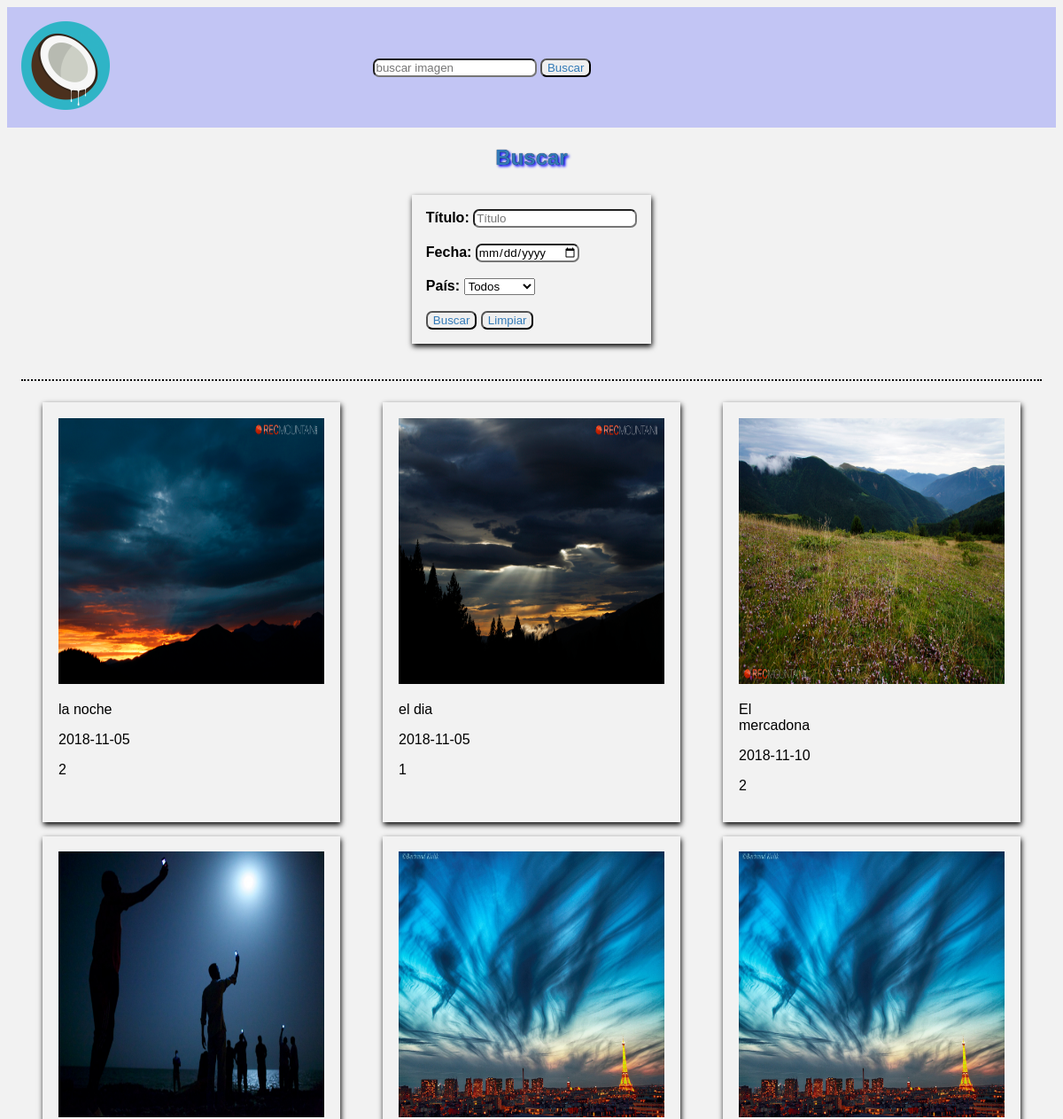
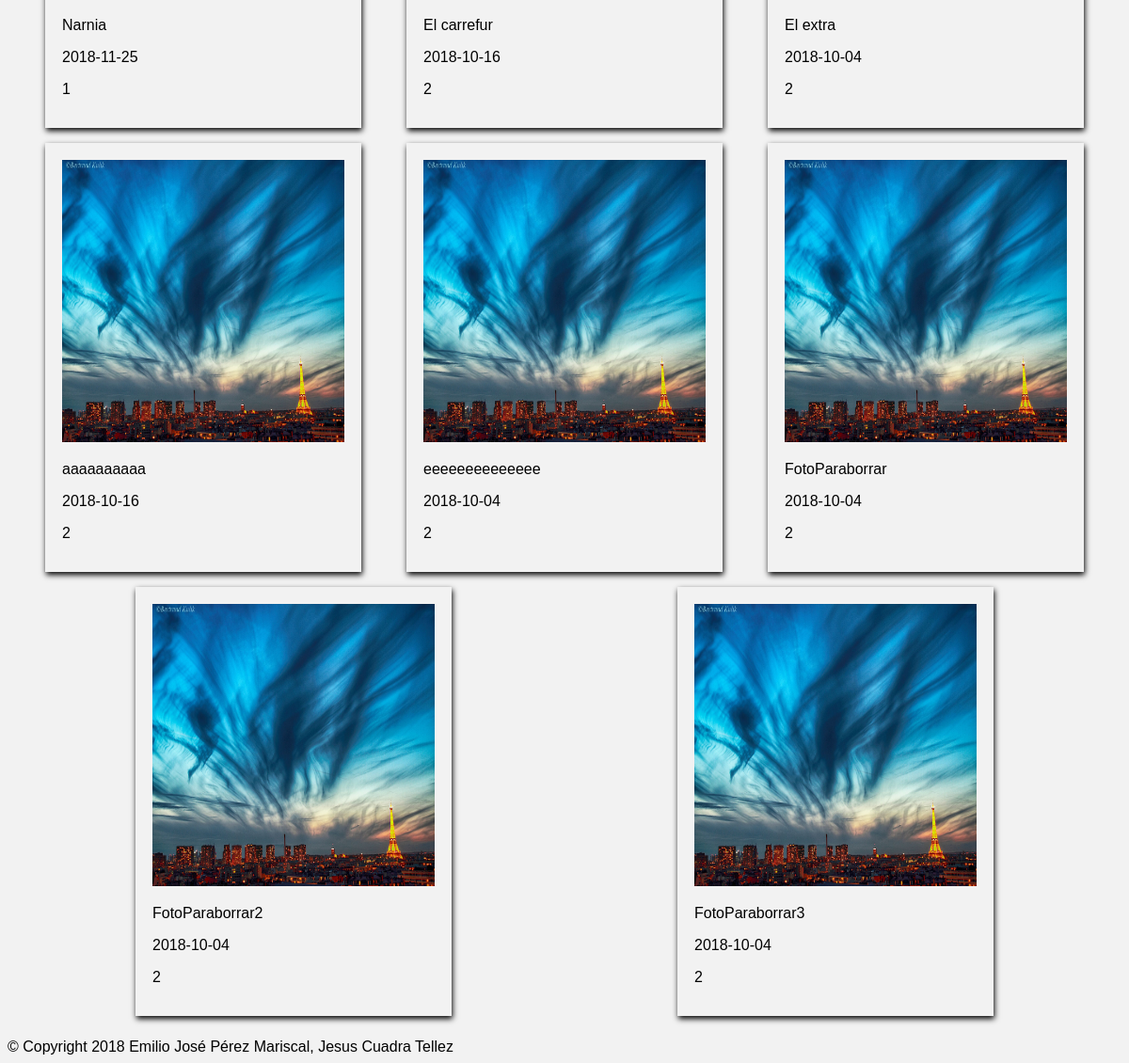
The page /buscar.php on the database its author committed (2 pictures, top to bottom).
### tables this page shows
CREATE TABLE `FOTOS` (
  `IdFoto` int(11) NOT NULL,
  `Titulo` varchar(100) NOT NULL,
  `Descripcion` varchar(100) NOT NULL,
  `Fecha` date NOT NULL,
  `Pais` int(11) NOT NULL,
  `Album` int(11) NOT NULL,
  `Fichero` varchar(100) NOT NULL,
  `Alternativo` varchar(100) NOT NULL,
  `FRegistro` datetime NOT NULL
);

### Web/buscar.php (the view, shortened to what this page needs)
	<?php
include 'head.php';
	?>
</head>
<body>
		<?php
include 'header.php';
	?>
	<h2>Buscar</h2>
<section class="form">
	<article >
		<form method="get">
			<label for="titu">Título: </label><input autofocus id="titu" type="text" name="titulo" placeholder="Título"><br><br>
			<label for="fecha">Fecha: </label><input id="fecha" type="date" name="fecha"><br><br>
			<label for="pais">País: </label>
			<select name="pais">
			<option name="pais" selected value="0">Todos</option>
		</select><br><br>
			<input type="submit" value="Buscar">
			<input type="reset" value="Limpiar">
		</form >
	</article>
</section>
<section>
	 <?php
	 $titu = "";
	 $fech = "";
	 $pai="";
  			include 'connect.php';
 			$sentencia = "SELECT *  From FOTOS WHERE Titulo like '%$titu%' $pai $fech";
  			$fotos = $mysqli->query($sentencia);
 				while($row = $fotos->fetch_assoc()){
 					echo <<< hereDOC
 					<article>
	<figure>
		<a href="foto.php?nombre={$row['IdFoto']}"><img src="fotos/{$row['Fichero']}" alt="{$row['Alternativo']}" height="300px" width="300px">	</a>
		<footer>
			<p> {$row['Titulo']}</p>
			<p> {$row['Fecha']}</p>
			<p> {$row['Pais']}</p>
		</footer>
		</footer>
		</figure>
	</article>
hereDOC;
 				}
 		?>
</section>
<footer>&copy; Copyright 2018 Emilio José Pérez Mariscal, Jesus Cuadra Tellez</footer>
</body>
</html>

### Web/head.php (shortened to what this page needs)
<?php
echo <<<hereDOC
<!DOCTYPE html>
<html lang="es">
<head>
	<meta charset="UTF-8">
	<meta name="viewport" content="width=device-width, initial-scale=1">
hereDOC;
	if(isset($_SESSION['estilo'])){
		if($_SESSION['estilo']=='negro.css'){
			echo '<link rel="stylesheet" type="text/css" href="css/negro.css" media="screen" title="Clasico">';
 	 		echo '<link rel="alternate stylesheet" type="text/css" href="css/estilo.css" media="screen" title="Estilo de alto contraste">';
 		}else{
 			echo '<link rel="stylesheet" type="text/css" href="css/estilo.css" media="screen" title="Clasico">';
 	 		echo '<link rel="alternate stylesheet" type="text/css" href="css/negro.css" media="screen" title="Estilo de alto contraste">';
 		}
	}else{
		echo '<link rel="stylesheet" type="text/css" href="css/estilo.css" media="screen" title="Clasico">';
 		echo '<link rel="alternate stylesheet" type="text/css" href="css/negro.css" media="screen" title="Estilo de alto contraste">';
 	}
echo <<<hereDOC
  <link rel="stylesheet" type="text/css" href="print.css" media="print" />
hereDOC;
?>

### Web/header.php (shortened to what this page needs)
<?php
echo <<<hereDOC
<header>
		<figure>
			<a href="index.php"><img src="fotos/coconut-400x400.png" height="100px" width="100px" alt="logotipo"> </a>
		</figure>
		<div>
		<form action="buscar.php" method="get">
			<input type="search" name="titulo" placeholder="buscar imagen">
			<input type="submit" value="Buscar">
		</div>
		</form>
		<nav>
hereDOC;
echo <<<hereDOC
		</nav>
	</header>
hereDOC;
?>

### Web/css/estilo.css (style rules this page uses)
a { color: #337ab7; }
label { font-weight: bold; }
input[type="submit"] { color: #337ab7; }
input[type="reset"] { color: #337ab7; }
body { min-width: 320px; max-width: 1920px; margin:0 auto; padding: .5em; background: #f2f2f2;; }
button,input { border-radius: 7px; }
body>h2 { text-align: center; color: #337ab7; text-shadow: 0px 0px 1px black,2px 2px 3px blue; }
body>header { display: flex; overflow: hidden; background-color: #C2C5F4; text-align: center; flex-grow: 1; flex-direction: row; }
body>header>figure { margin: auto; padding: 1em; }
body>header>div { width: 100%; height: 100%; margin: auto; align-self: center; }
body>section { margin: 1em; display: flex; flex-direction: row; flex-wrap: wrap; justify-content: space-around; }
body>section[class="form"] { border-bottom: dotted 2px #000; padding-bottom: 2em; }
body>section>article { overflow: hidden; box-shadow: 1px 3px 6px #000; padding: 1em; margin: .5em; }
body>section>article>figure { width: 30%; margin: 0.1em; }
@media all and (min-width: 700px) { body>header>div { padding-left: 5em; } }
* { font-family: serif; }
@media screen { * { font-family: sans-serif; } }

### Web/css/negro.css (style rules this page uses)
a { color: #F46B0B; }
* { font-size: 1.02em }
label, p, h1,h2,h3,h4 { color: white; }
img { -webkit-filter: grayscale(100%); filter: grayscale(100%); }
body { min-width: 320px; max-width: 1920px; margin:0 auto; padding: .5em; background: black;; }
button,input { border-radius: 7px; color: white; background-color: #444444; }
body>h2 { text-align: center; color: white; }
body>header { display: flex; overflow: hidden; background-color: black; text-align: center; border: double 2px white; flex-grow: 1; flex-direction: row; }
body>header>figure { margin: auto; padding: 1em; }
body>header>div { width: 100%; height: 100%; margin: auto; align-self: center; }
body>section { margin: 1em; display: flex; flex-direction: row; flex-wrap: wrap; justify-content: space-around; }
body>section[class="form"] { border-bottom: dotted 2px white; padding-bottom: 2em; }
body>section>article { overflow: hidden; box-shadow: 1px 3px 6px white; padding: 1em; margin: .5em; }
body>section>article>figure { width: 30%; margin: 0.1em; }
@media all and (min-width:830px) { body>header>div { padding-left: 5em; } }
* { font-family: serif; }
@media screen { * { font-family: sans-serif; } }

### Web/print.css (style rules this page uses)
label { font-weight: bold; }
body { min-width: 320px; max-width: 1920px; margin:0 auto; padding: .5em; background: #f2f2f2;; }
body>h2 { text-align: center; color: black; font-style: serif; }
button,input { border-radius: 7px; }
body>header { display: none; }
body>section { width: 95%; }
body>section[class="form"] { display: none; }
body>section>article { overflow: hidden; box-shadow: 1px 3px 6px #000; padding: 1em; margin: .5em; }
body>section>article>figure { margin: 0.1em; text-align: center; }
body>section>article>figure>footer { font-size: .7em; }
footer { margin-top: 1em; }
* { font-family: serif; }
@media screen { * { font-family: sans-serif; } }

### rows shown on the page
fotos: Fichero (picture), Titulo "la noche", Fecha "2018-11-05", Pais "2"
fotos: Fichero+Alternativo (picture), Titulo "el dia", Fecha "2018-11-05", Pais "1"
fotos: Fichero (picture), Titulo "El mercadona", Fecha "2018-11-10", Pais "2"
fotos: Fichero+Alternativo (picture), Titulo "Narnia", Fecha "2018-11-25", Pais "1"
fotos: Fichero (picture), Titulo "El carrefur", Fecha "2018-10-16", Pais "2"
fotos: Fichero (picture), Titulo "El extra", Fecha "2018-10-04", Pais "2"
fotos: Fichero (picture), Titulo "aaaaaaaaaa", Fecha "2018-10-16", Pais "2"
fotos: Fichero (picture), Titulo "eeeeeeeeeeeeee", Fecha "2018-10-04", Pais "2"
fotos: Fichero (picture), Titulo "FotoParaborrar", Fecha "2018-10-04", Pais "2"
fotos: Fichero (picture), Titulo "FotoParaborrar2", Fecha "2018-10-04", Pais "2"
fotos: Fichero (picture), Titulo "FotoParaborrar3", Fecha "2018-10-04", Pais "2"
